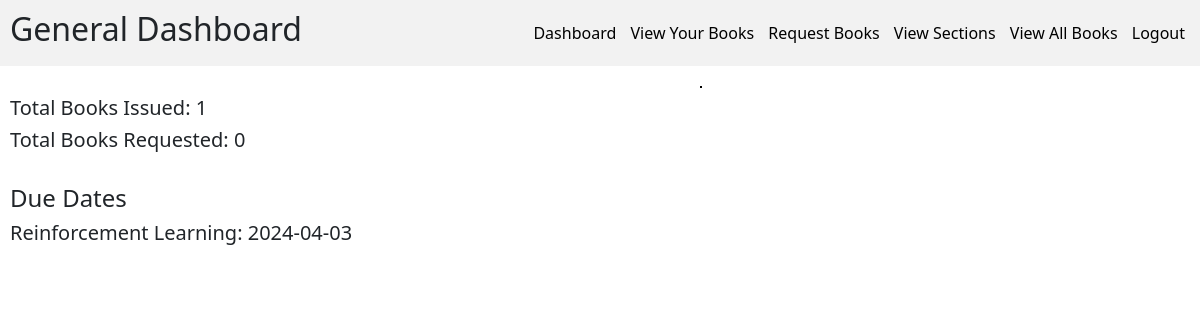
Before: /generalDashboard/ (signed in) with the older database file.
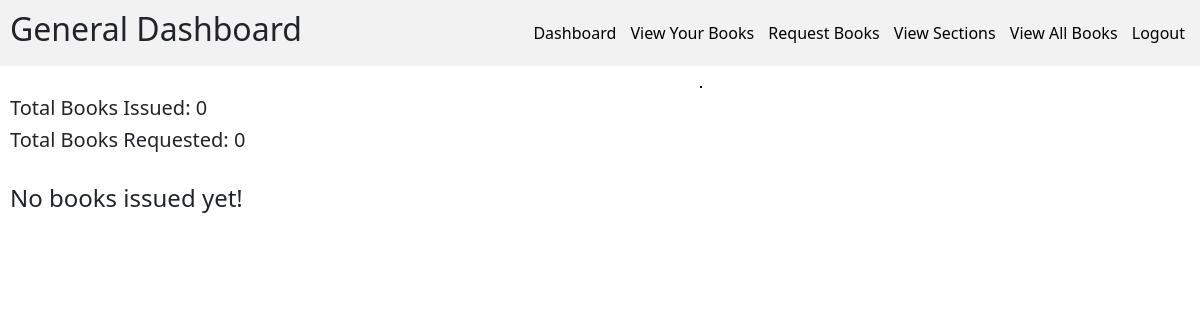
After: the same page with the newer database file.
### models.py (models this page shows)
class BookIssueModel(db.Model):
    __tablename__ = "book_issue"
    book_id = Column(Integer, ForeignKey("book.id"), primary_key=True)
    uid = Column(Integer, ForeignKey("user_login.id"), primary_key=True)
    date_of_issue = Column(Date, nullable=False)
    date_of_return = Column(Date, nullable=False)

class BookModel(db.Model):
    __tablename__ = "book"
    id = Column(Integer, primary_key=True, autoincrement=True)
    isbn = Column(String(13), nullable=False, unique=True)
    name = Column(String(100), nullable=False)
    page_count = Column(Integer, nullable=False)
    content = Column(String, nullable=False)
    publisher = Column(String(100), nullable=False)
    volume = Column(Integer, nullable = False)
    section_id = Column(Integer, ForeignKey("section.id"), nullable=False)
    search_word = Column(String(500), nullable=False)
    price = Column(Integer, nullable=False)

### app.py (the view)
        def wrapper(*args, **kwargs):
            info = UserInfoModel.query.filter_by(uid=current_user.id).first()
            if not info:
                return "Info not found", 404
            if info.role != role:
                return f"Only {role} user has access here", 400
            else:
                return function(*args, **kwargs)

### app.py (called while the page is built)
def check_role(role: str):
    def decorator(function: Callable):
        def wrapper(*args, **kwargs):
            info = UserInfoModel.query.filter_by(uid=current_user.id).first()
            if not info:
                return "Info not found", 404
            if info.role != role:
                return f"Only {role} user has access here", 400
            else:
                return function(*args, **kwargs)
        wrapper.__name__ = function.__name__
        return wrapper
    return decorator

### blueprints/api.py (called while the page is built)
@login_manager.user_loader
def load_user(id):
    return UserLoginModel.query.get(id)

### templates/generalDashboard.html (shortened to what this page needs)
{% extends "generalBase.html" %}
{% block content %}
<div>
    <h5>Total Books Issued: {{issue_count}}</h5>
    <h5>Total Books Requested: {{request_count}}</h5> <br>
    {% if not book_issues %}
    <h4>No books issued yet!</h4>
    {% else %}
    <h4>Due Dates</h4>
    {% for book in book_issues %}
    <h5>{{book.name}}: {{book.date_of_return}}</h5> <br>
    {% endfor %}
    {% endif %}
</div>
{% endblock %}

Changed rows visible on the page:
removed BookIssueModel: name "Reinforcement Learning", date_of_return "2024-04-03"
Other visible differences:
{{ issue_count }}: "1" → "0"
text no longer shown: "Due Dates"
text now shown: "No books issued yet!"
